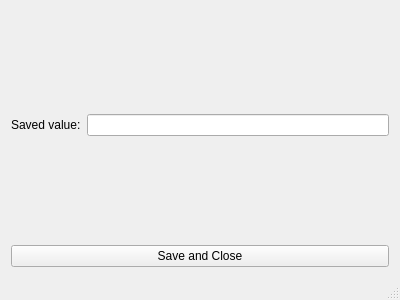
<?xml version="1.0" encoding="UTF-8"?>
<ui version="4.0">
 <class>MainWindow</class>
 <widget class="QMainWindow" name="MainWindow">
  <property name="geometry">
   <rect>
    <x>0</x>
    <y>0</y>
    <width>400</width>
    <height>300</height>
   </rect>
  </property>
  <property name="windowTitle">
   <string>Settings library example</string>
  </property>
  <widget class="QWidget" name="centralWidget">
   <layout class="QVBoxLayout" name="verticalLayout">
    <item>
     <spacer name="verticalSpacer_2">
      <property name="orientation">
       <enum>Qt::Vertical</enum>
      </property>
      <property name="sizeHint" stdset="0">
       <size>
        <width>20</width>
        <height>40</height>
       </size>
      </property>
     </spacer>
    </item>
    <item>
     <layout class="QHBoxLayout" name="horizontalLayout">
      <item>
       <widget class="QLabel" name="label">
        <property name="text">
         <string>Saved value:</string>
        </property>
       </widget>
      </item>
      <item>
       <widget class="QLineEdit" name="valueInput"/>
      </item>
     </layout>
    </item>
    <item>
     <spacer name="verticalSpacer">
      <property name="orientation">
       <enum>Qt::Vertical</enum>
      </property>
      <property name="sizeHint" stdset="0">
       <size>
        <width>20</width>
        <height>40</height>
       </size>
      </property>
     </spacer>
    </item>
    <item>
     <widget class="QPushButton" name="closeBtn">
      <property name="text">
       <string>Save and Close</string>
      </property>
     </widget>
    </item>
   </layout>
  </widget>
  <widget class="QMenuBar" name="menuBar">
   <property name="geometry">
    <rect>
     <x>0</x>
     <y>0</y>
     <width>400</width>
     <height>18</height>
    </rect>
   </property>
  </widget>
  <widget class="QStatusBar" name="statusBar"/>
 </widget>
 <layoutdefault spacing="6" margin="11"/>
 <resources/>
 <connections/>
</ui>
